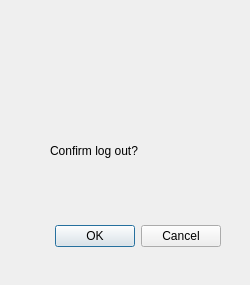
<?xml version="1.0" encoding="UTF-8"?>
<ui version="4.0">
 <class>Dialog</class>
 <widget class="QDialog" name="Dialog">
  <property name="geometry">
   <rect>
    <x>0</x>
    <y>0</y>
    <width>250</width>
    <height>285</height>
   </rect>
  </property>
  <property name="windowTitle">
   <string>Dialog</string>
  </property>
  <widget class="QDialogButtonBox" name="buttonBox">
   <property name="geometry">
    <rect>
     <x>20</x>
     <y>220</y>
     <width>201</width>
     <height>32</height>
    </rect>
   </property>
   <property name="orientation">
    <enum>Qt::Horizontal</enum>
   </property>
   <property name="standardButtons">
    <set>QDialogButtonBox::Cancel|QDialogButtonBox::Ok</set>
   </property>
  </widget>
  <widget class="QLabel" name="label">
   <property name="geometry">
    <rect>
     <x>50</x>
     <y>110</y>
     <width>181</width>
     <height>81</height>
    </rect>
   </property>
   <property name="text">
    <string>Confirm log out?</string>
   </property>
  </widget>
 </widget>
 <resources/>
 <connections>
  <connection>
   <sender>buttonBox</sender>
   <signal>accepted()</signal>
   <receiver>Dialog</receiver>
   <slot>accept()</slot>
   <hints>
    <hint type="sourcelabel">
     <x>248</x>
     <y>254</y>
    </hint>
    <hint type="destinationlabel">
     <x>157</x>
     <y>274</y>
    </hint>
   </hints>
  </connection>
  <connection>
   <sender>buttonBox</sender>
   <signal>rejected()</signal>
   <receiver>Dialog</receiver>
   <slot>reject()</slot>
   <hints>
    <hint type="sourcelabel">
     <x>316</x>
     <y>260</y>
    </hint>
    <hint type="destinationlabel">
     <x>286</x>
     <y>274</y>
    </hint>
   </hints>
  </connection>
 </connections>
</ui>
